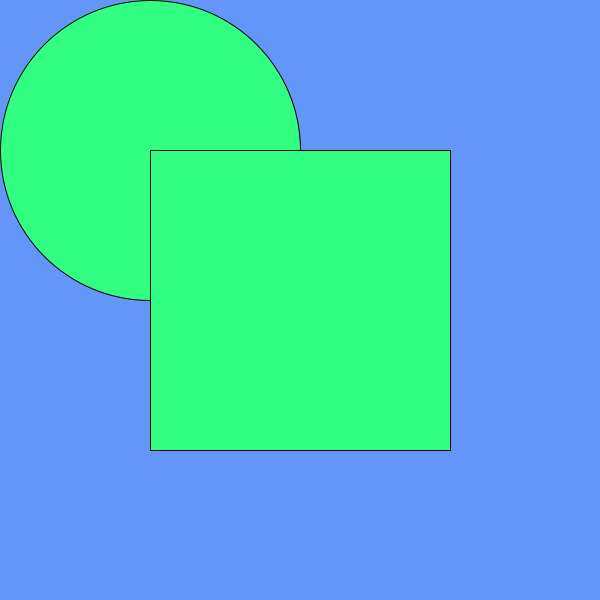
Frame 1 (no input)
Frame 60 (the mouse pressed at the canvas centre just before this capture): identical to frame 1, image omitted
Frame 120 (the mouse held since frame 60 and released just before this capture): identical to frame 1, image omitted

The Processing sketch that drew this single still picture (run headless with seeded random() and noise(); from frame 60 on, the mouse is pressed at the canvas centre):

// Processing sketch: week_4_hw
// ── week_4_hw.pde
int x; 
int y; 
int size; 
float dist; 
boolean buttonClicked; 

void setup(){
  size(600, 600); 
  x = width/4; 
  y = height/4; 
  size = 300; 
}

//I want to change the frame rate but I am having a hard time

void draw(){
    
  if(buttonClicked){
    background(255);  
    fill(random(0, 255), random(0,255), random(0, 255));

  }else{
    background(100, 150, 250); 
    fill(50, 255, 130); 
  }
  
  ellipse(x, y, size, size);  
  rect(x, y, size, size);
  dist = dist(mouseX, mouseY, x, y); 
  println(dist); 
}

void mousePressed(){
  if(dist <= 50){
    buttonClicked = !buttonClicked; 
  }
}
